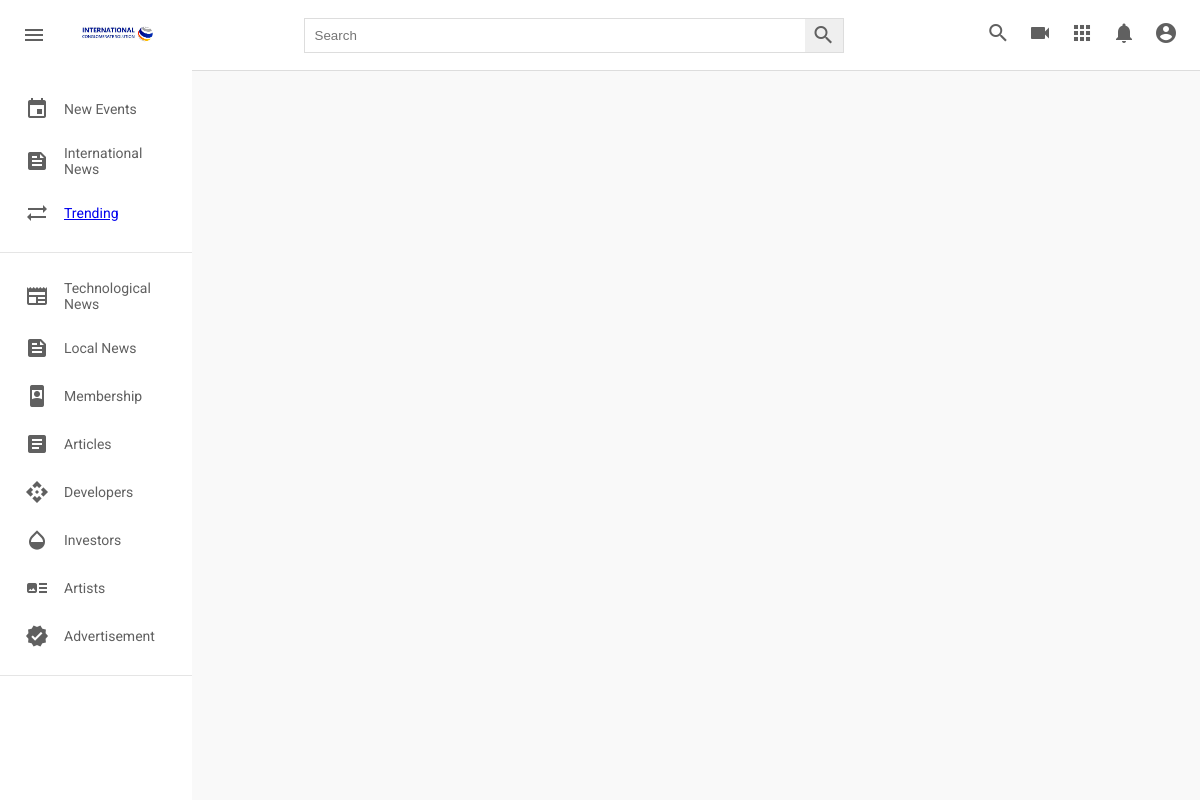
/, run on an earlier commit of the app's database.
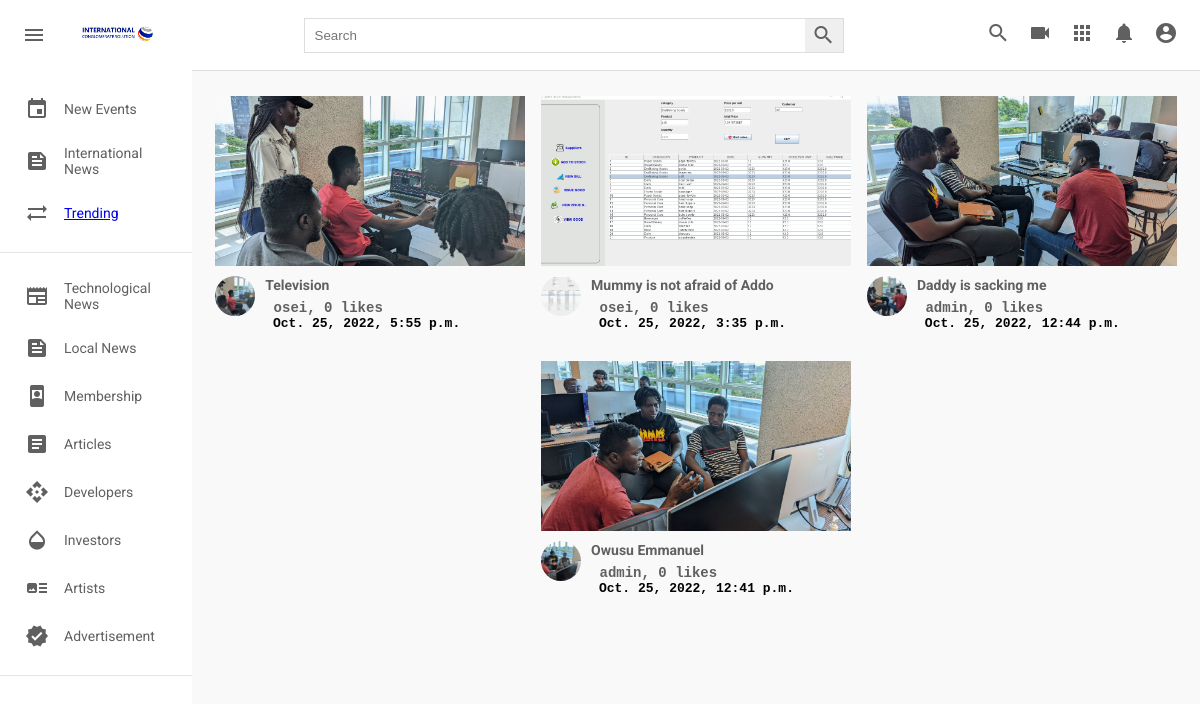
And on a later commit of the database.
### post/models.py (models this page shows, shortened)
class Post(models.Model):
    id = models.UUIDField(primary_key = True, default = uuid.uuid4)
    title = models.CharField(max_length=500, verbose_name="title", blank=True)
    picture = models.ImageField(upload_to=user_directory_path, verbose_name="Picture", null=True)
    caption = models.CharField(max_length=500000, verbose_name="Caption")
    posted = models.DateTimeField(auto_now_add=True)
    tag = models.ManyToManyField(Tag, related_name="tags")
    user = models.ForeignKey(User, on_delete=models.CASCADE)
    likes = models.IntegerField(default=0)

### post/views.py (the view)
# urls.py: 2. Add a URL to urlpatterns:  path('', views.home, name='home')
def home(request):
    posts = Post.objects.all().order_by('-posted')
    context = {
        'post_items' :  posts
    }
    return render(request, "home.html", context)

### templates/home.html (shortened to what this page needs)
{% extends 'base.html' %}
{% load static %}
   {% block content %}
      <div class="videos">
        <div class="videos__container">
          {% for post in post_items %}
          <div class="video">
            <div class="video__thumbnail">
              <a href="{% url 'detailed_page' post.id %}"><img src="{{ post.picture.url }}" alt="" /></a>
            </div>
            <div class="video__details">
              <div class="author">
                <img
                  src="{{ post.picture.url }}"
                  alt=""
                />
              </div>
              <div class="title">
                <h3> <a href="{% url 'detailed_page' post.id %}"> {{post.title}}</a></h3>
                 <pre><b><a href="{% url 'detailed_page' post.id %}"> {{post.user.username}}, {{post.likes}} likes </a></b></pre>
                <pre> <b>{{post.posted}}</b></pre>
              </div>
            </div>
          </div>
          {% endfor %}
        </div>
      </div>
    </div>
   {% endblock content %}

### templates/base.html (shortened to what this page needs)
{% load static %}
<html lang="en">
  <head>
    <link rel="stylesheet" href={% static 'styles.css'%} />
  </head>
  <body>
    <div class="header">
      <div class="header__left">
        <i id="menu" class="material-icons">menu</i>
        <img
          src={% static 'images/mainlogo.jpg'%}
          alt=""
        />
      </div>
      <div class="header__search">
        <form action="">
          <input type="text" placeholder="Search" />
          <button><i class="material-icons">search</i></button>
        </form>
      </div>
      <div class="header__icons">
        <i class="material-icons display-this">search</i>
        <i class="material-icons">videocam</i>
        <i class="material-icons">apps</i>
        <i class="material-icons">notifications</i>
        <i class="material-icons display-this">account_circle</i>
      </div>
    </div>
    <div class="mainBody">
      <div class="sidebar">
        <div class="sidebar__categories">
          <div class="sidebar__category">
            <i class="material-icons">event</i>
            <span>New Events</span>
          </div>
          <div class="sidebar__category">
            <i class="material-icons">feed</i>
            <span>International News</span>
          </div>
          <div class="sidebar__category">
            <i class="material-icons">sync_alt</i>
            <span><a href="{% url 'trending' %}">Trending</a></span>
          </div>
        </div>
        <hr />
        <div class="sidebar__categories">
          <div class="sidebar__category">
            <i class="material-icons">newspaper</i>
            <span>Technological News</span>
          </div>
          <div class="sidebar__category">
            <i class="material-icons">feed</i>
            <span>Local News</span>
          </div>
          <div class="sidebar__category">
            <i class="material-icons">remember_me</i>
            <span>Membership</span>
          </div>
          <div class="sidebar__category">
            <i class="material-icons">article</i>
            <span>Articles</span>
          </div>
          <div class="sidebar__category">
            <i class="material-icons">api</i>
            <span>Developers</span>
          </div>
          <div class="sidebar__category">
            <i class="material-icons">opacity</i>
            <span>Investors</span>
          </div>
          <div class="sidebar__category">
            <i class="material-icons">art_track</i>
            <span> Artists</span>
          </div>
          <div class="sidebar__category">
            <i class="material-icons">verified</i>
            <span>Advertisement</span>
          </div>
        </div>
        <hr />
      </div>
    {% block content %}
    {% endblock content %}
  </body>
</html>

### static/styles.css (style rules this page uses)
* { margin: 0; padding: 0; box-sizing: border-box; }
body { font-family: 'Roboto', sans-serif; }
.material-icons { color: rgb(96, 96, 96); }
.header { display: flex; justify-content: space-between; align-items: center; height: 70px; padding: 15px; }
.header__left { display: flex; align-items: center; }
.header__left img { width: 100px; margin-left: 15px; }
.header i { padding: 0 7px; cursor: pointer; }
.header__search form { border: 1px solid #ddd; height: 35px; margin: 0; padding: 0; display: flex; }
.header__search input { width: 500px; padding: 10px; margin: 0; border-radius: 0; border: none; height: 100%; }
.header__search button { padding: 0; margin: 0; height: 100%; border: none; border-radius: 0; }
.mainBody { height: calc(100vh - 70px); display: flex; overflow: hidden; }
.sidebar { height: 100%; width: 230px; background-color: white; overflow-y: scroll; }
.sidebar__categories { width: 100%; display: flex; flex-direction: column; margin-bottom: 15px; margin-top: 15px; }
.sidebar__category { display: flex; align-items: center; padding: 12px 25px; }
.sidebar__category span { margin-left: 15px; }
hr { height: 1px; background-color: #e5e5e5; border: none; }
.videos { background-color: #f9f9f9; width: 100%; height: 100%; padding: 15px 15px; border-top: 1px solid #ddd; overflow-y: scroll; }
.videos__container { display: flex; flex-direction: row; justify-content: space-around; flex-wrap: wrap; }
.video { width: 310px; margin-bottom: 30px; }
.video__thumbnail { width: 100%; height: 170px; }
.video__thumbnail img { object-fit: cover; height: 100%; width: 100%; }
.author img { object-fit: cover; border-radius: 50%; height: 40px; width: 40px; margin-right: 10px; }
.video__details { display: flex; margin-top: 10px; }
.title { display: flex; flex-direction: column; }
.title h3 { color: rgb(3, 3, 3); line-height: 18px; font-size: 14px; margin-bottom: 6px; }
.title a, span { text-decoration: none; color: rgb(96, 96, 96); font-size: 14px; }
.detailPage_title a, span { text-decoration: none; color: rgb(96, 96, 96); font-size: 14px; }

What changed in the data, as far as the page shows it:
added Post: picture (picture), title "Television", user.username "osei", likes "0", posted "Oct. 25, 2022, 5:55 p.m."
added Post: picture (picture), title "Mummy is not afraid of Addo", user.username "osei", likes "0", posted "Oct. 25, 2022, 3:35 p.m."
added Post: picture (picture), title "Daddy is sacking me", user.username "admin", likes "0", posted "Oct. 25, 2022, 12:44 p.m."
added Post: picture (picture), title "Owusu Emmanuel", user.username "admin", likes "0", posted "Oct. 25, 2022, 12:41 p.m."
